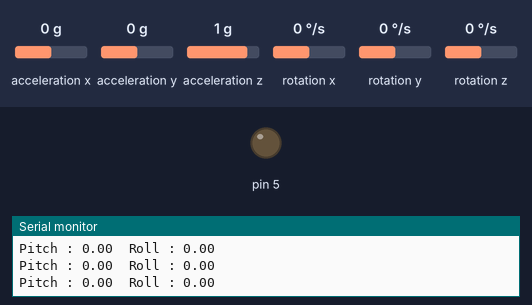
The sketch below on a simulated Arduino Uno, built with avr-gcc and run on an emulated ATmega328P. Shown: output pins drawn as LEDs (lit = HIGH), the last lines printed to the serial monitor. Dashed ring = blinking. The test bench sets the inputs (shaded band); at power-on: rotation z 0 °/s, acceleration x 0 g, acceleration z 1 g, acceleration y 0 g, rotation x 0 °/s, rotation y 0 °/s.

Above: at 4.2 s.
4.3 s: rotation z set to 27 °/s
7.3 s: rotation z set to 32 °/s
At 7.84 s:
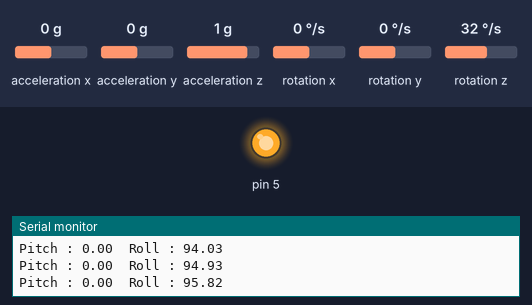
10.3 s: acceleration x set to -1.4 g
13.3 s: acceleration z set to 0 g
At 14.5 s:
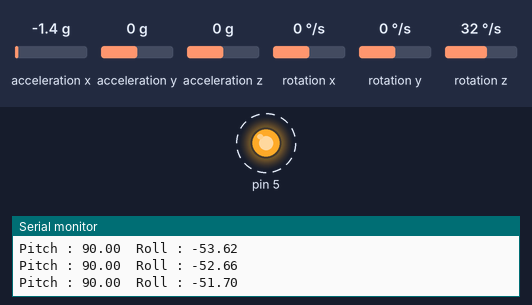
Timing chart, 0 to 17.3 s (numbered marks = the images above; inputs shaded):
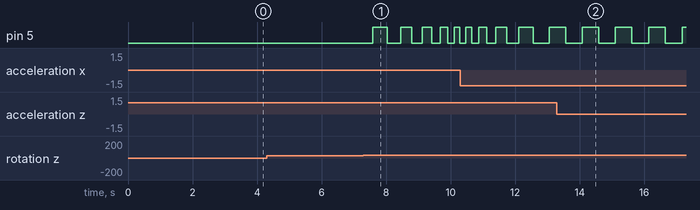

The sketch:

Program_Kelompok_1.ino
```cpp
#include <MPU6050_tockn.h>
#include <Wire.h>

MPU6050 mpu6050(Wire);
float defaulty = 0.0;
float defaultz = 0.0;
float roll = 0.0;
float pitch = 0.0;
unsigned long last = 0;
unsigned long blinkDuration = 0;
int blink = 0;

void setup() {
  pinMode(5, OUTPUT);
  Serial.begin(9600);
  Wire.begin();
  mpu6050.begin();
  mpu6050.calcGyroOffsets(true);
  mpu6050.update();
  defaulty = mpu6050.getAngleY(); // pitch acuan
  defaultz = mpu6050.getAngleZ(); // roll acuan
}

void loop() {
  // update data
  mpu6050.update();
  roll = mpu6050.getAngleZ() - defaultz;
  pitch = mpu6050.getAngleY() - defaulty;

  // wrap-around kalo nilai mutlaknya melebihi 180 derajat (dari -181 ke +179 dan sebaliknya)
  if (roll > 180) roll -= 360;
  else if (roll < -180) roll += 360;
  if (pitch > 180) pitch -= 360;
  else if (pitch < -180) pitch += 360;

  if (abs(roll) >= 90 || abs(pitch) >= 90) {
    // LED dalam mode kedip, dihitung interval kedip berdasarkan sudut
    blink = 1;
    blinkDuration = (unsigned long)(850 - (35*max(abs(roll), abs(pitch))/9 ));
  } else blink = 0; // LED mati

  if (blink) {
    // interval kedipan sudah terlewati, LED berubah state dari nyala ke mati atau mati ke nyala
    if (millis() - last >= blinkDuration) {
      last = millis();
      digitalWrite(5, !digitalRead(5));
    }
  } else if (millis() - last >= 500) digitalWrite(5, LOW);

  // Pengawasan pembacaan sudut dengan serial monitor
  Serial.print("Pitch : ");
  Serial.print(pitch);
  Serial.print("\tRoll : ");
  Serial.println(roll);
}
```

Measured:
- the behaviour switches between 30 and 31 °/s on rotation z (found by bisection; images 0 and 1)
- by itself, pin 5: alternates HIGH for 0.51 s and LOW for 0.52 s
